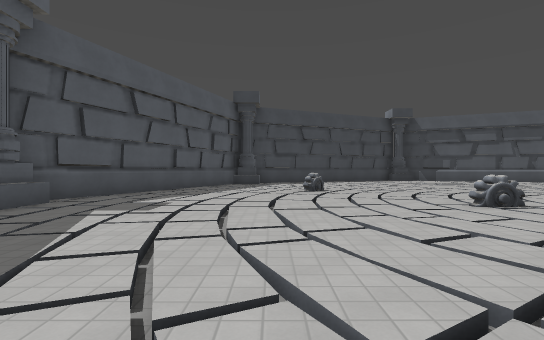
[1] (above)

15 first-person views from a walk through a Godot game level. The camera is 1.4 m above the floor, looks level and sees 85° across. The floor is counted in squares, 2.57 m on a side. Each view is taken from the middle of a square. On the plan, view 1 faces up. The plan holds only what a view shows up to about 9 squares ahead; the rest is blank. Characters and animated objects are left out. Surface patterns are stand-ins for the level's own textures.

[2]
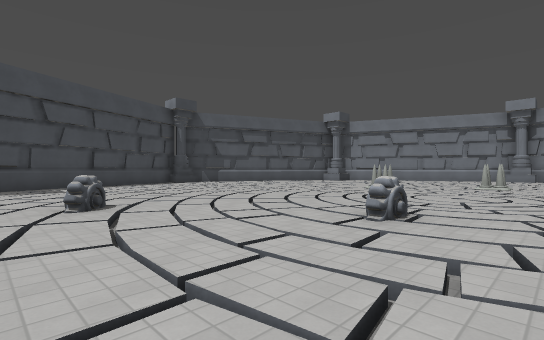

[3]
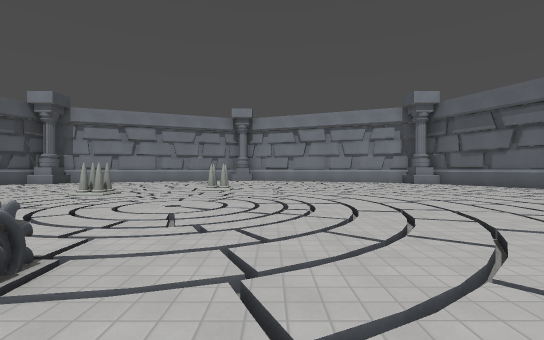

[4]
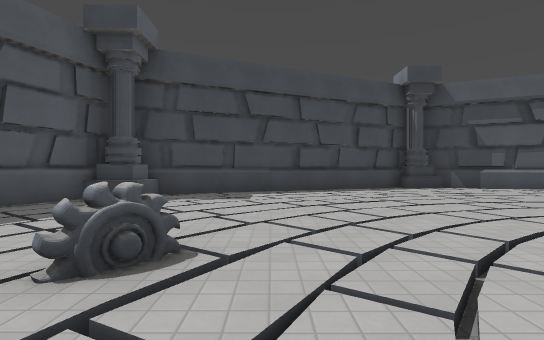

[5]
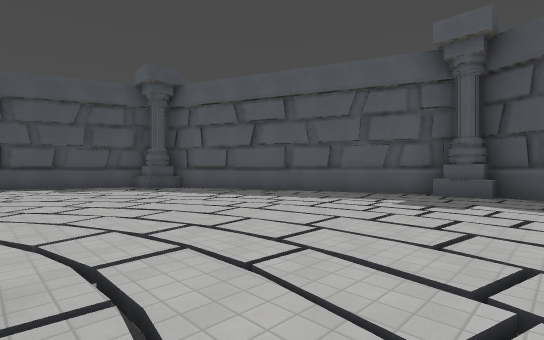

[6]
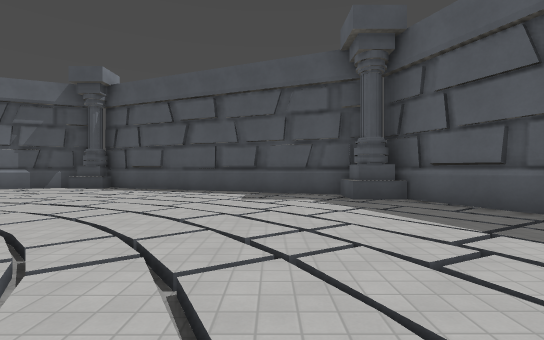

[7]
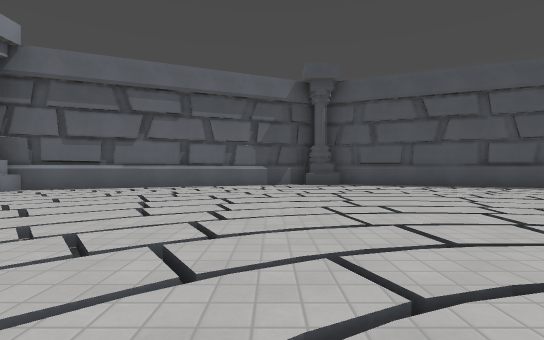

[8]
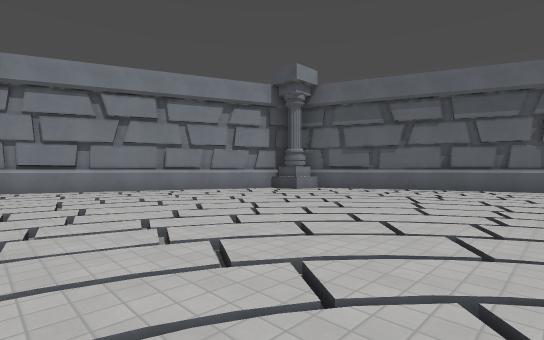

[9]
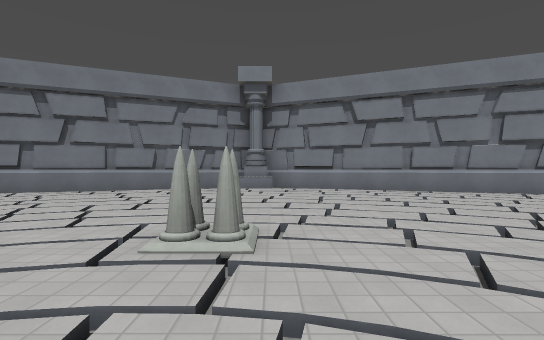

[10]
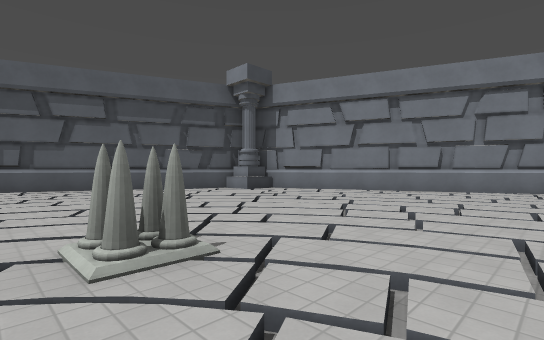

[11]
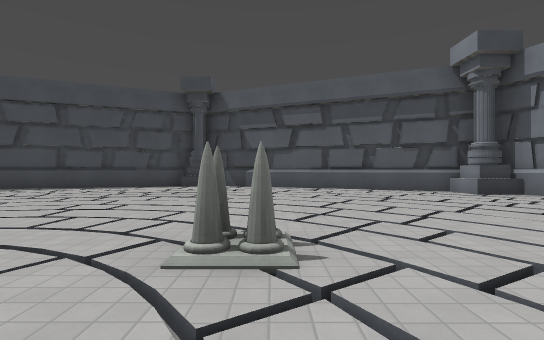

[12]
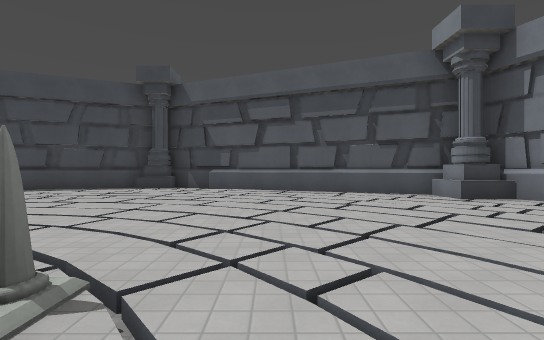

[13]
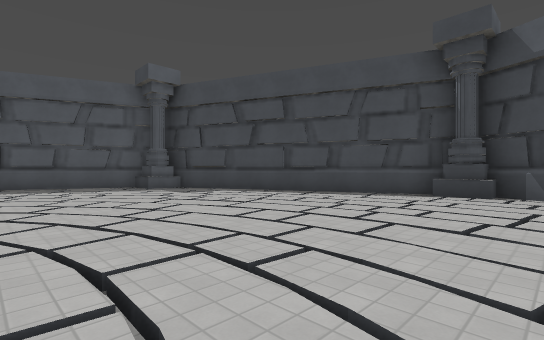

[14]
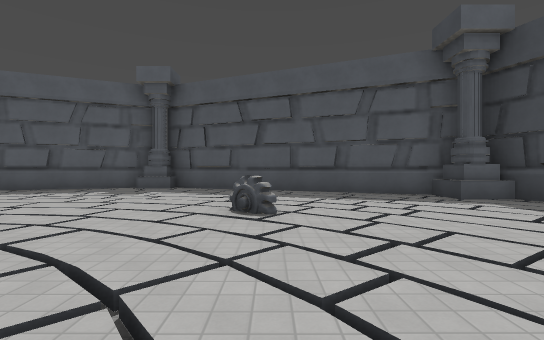

[15]
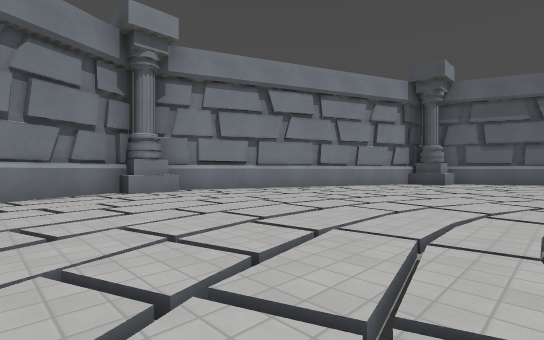

### Floor plan
Key: @ floor where view 1 was taken; # wall or solid block; . main floor; - floor 0.25 m lower than the main floor; / step, stairs or slope; S spikes.
Columns run from 4 left of view 1 to 17 right of it. Each row starts with its distance up from view 1.
 15        ########
 14     ####.-..-.####
 13    ##.......-..-.##
 12   ##.-.......-....##
 11  ##....-..--.-.....##
 10  #...-.-......-.-...#
  9  #....-.-....-.....-#
  8 ##...#........-.-...##
  7 #-.-..-......S.-.....#
  6 #-.......-..-..-....-#
  5 #.-.-........./.--...#
  4 #..--..#.-....S..--..#
  3 #-.....-.-..-.....-.-#
  2 #.....-........-.....#
  1 ##...-..........-...##
  0  #-.@...-....-.....-#
 -1  #..--.-......-.-...#
 -2  ##..-....--.-.....##
 -3   ##..........-...##
 -4    ##.-........-.##
 -5     ####.-..-.####
 -6        ########

Where each view was taken, in squares from view 1:
view 1: 0 up, 0 right, facing up
view 2: 3 up, 0 right, facing up-right
view 3: 3 up, 2 right, facing right
view 4: 6 up, 2 right, facing up
view 5: 6 up, 3 right, facing down-left
view 6: 3 up, 1 right, facing down
view 7: 3 up, 8 right, facing down
view 8: 4 up, 8 right, facing down-right
view 9: 4 up, 8 right, facing right
view 10: 5 up, 8 right, facing up-right
view 11: 5 up, 9 right, facing up
view 12: 6 up, 10 right, facing up
view 13: 8 up, 8 right, facing up-left
view 14: 8 up, 5 right, facing left
view 15: 7 up, 11 right, facing down-right
